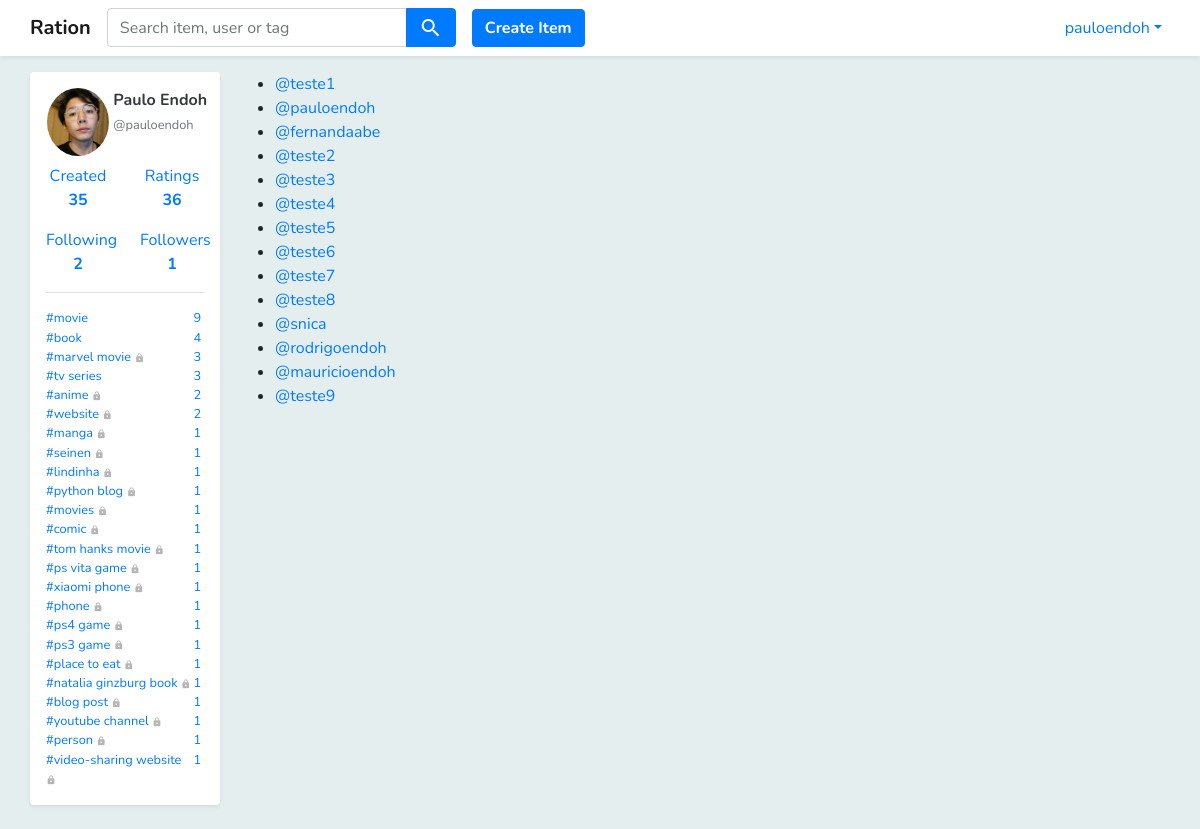
Page /users (signed in) on the earlier database version.
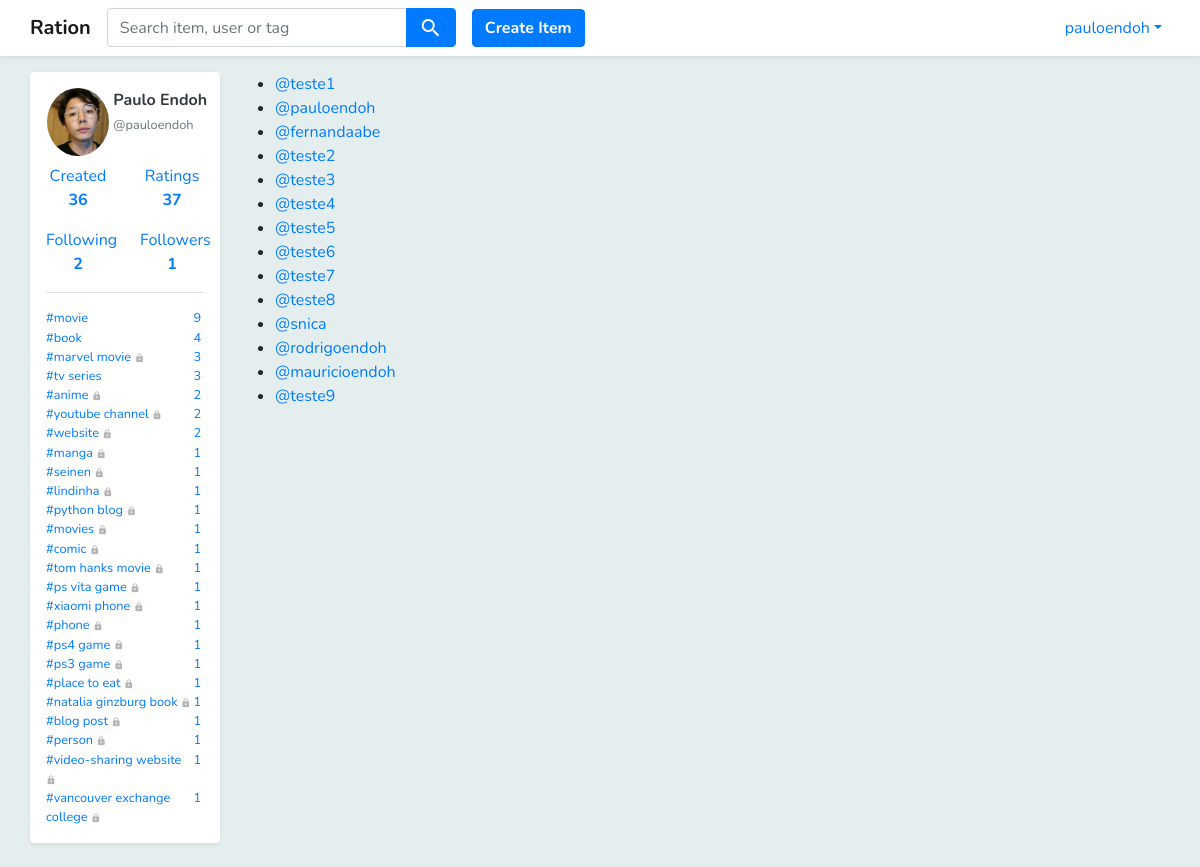
Same page on the later database version.
### core/models.py (models this page shows, shortened)
class Profile(models.Model):
    user = models.OneToOneField(
        User,
        related_name='profile',
        on_delete=models.CASCADE,
        primary_key=True
    )
    fullname = models.CharField(max_length=100)
    picture = models.ImageField(upload_to='profile_pics', blank=True, default="profile_pics/default.png")
    bio = models.TextField(null=True, blank=True)
    location = models.TextField(null=True, blank=True)
    website = models.TextField(null=True, blank=True)

class User_Item(models.Model):
    user = models.ForeignKey(User, related_name='user_items', on_delete=models.CASCADE)
    item = models.ForeignKey(Item, related_name='user_items', on_delete=models.CASCADE)
    rating = models.FloatField(validators=[MinValueValidator(1), MaxValueValidator(5)], null=True, blank=True)
    interest = models.FloatField(validators=[MinValueValidator(1), MaxValueValidator(3)], null=True, blank=True)

class Following(models.Model):
    follower = models.ForeignKey(User, on_delete=models.CASCADE)
    user_tag = models.ForeignKey(User_Tag, on_delete=models.CASCADE)

class User_Tag(models.Model):
    user = models.ForeignKey(User, on_delete=models.CASCADE)
    tag = models.ForeignKey(Tag, on_delete=models.CASCADE)
    item_count = models.IntegerField()
    is_private = models.NullBooleanField()

class Tag(models.Model):
    name = models.TextField()
    is_official = models.BooleanField(default=0)

### core/views.py (the view)
# urls.py: path('users', views.users, name='users'),
def users(request):
    user = request.user
    users = User.objects.all()
    return render(request, 'user_list.html', {'users': users,
                                              'user': user})

### core/models.py (called while the page is built)
def get_user_tag_list(self):
    user_tag_list = User_Tag.objects.filter(user=self).order_by('-item_count')
    return user_tag_list

def get_followers(self):
    followers = []
    user_tags = User_Tag.objects.filter(user=self)
    for user_tag in user_tags:
        followings = Following.objects.filter(user_tag=user_tag)
        for following in followings:
            in_list = False
            for follower in followers:
                if follower.id == following.follower.id:
                    in_list = True
            if not in_list:
                followers.append(following.follower)
    return followers

### core/templatetags/utils.py (called while the page is built)
@register.simple_tag
def get_follower_count_by_user(user):
    followers = user.get_followers()
    return len(followers)

@register.simple_tag
def get_following_count_by_user(user):
    followings = Following.objects.filter(follower=user)
    user_followings = []
    for following in followings:
        inside_list = False
        for user_following in user_followings:
            if following.user_tag.user.id == user_following.id:
                inside_list= True
        if not inside_list:
            user_followings.append(following.follower)
    return len(user_followings)

@register.simple_tag
def get_created_item_count_by_user(user):
    count = Item.objects.filter(creator=user).count()
    return count

### templates/user_list.html
{% extends "base.html" %}
{% block content %}
<div class="mt-3 pb-2 container">
    <div class="row">
        {% include 'includes/left_container.html' %}
        <div class="col-10">
            <ul>
                {% for user in users %}
                <li>
                    <a href="{% url 'user' user.username %}">@{{ user.username }}</a>
                </li>
                {% endfor %}
            </ul>
        </div>
    </div>
</div>
{% endblock %}

### templates/base.html (shortened to what this page needs)
{% load staticfiles %}
<!DOCTYPE html>
<html lang="en">
<head>
    <link rel="stylesheet" href="{% static 'styles/bootstrap.css' %}">
    <link rel="stylesheet" href="https://use.fontawesome.com/releases/v5.0.13/css/all.css">
    <link href="{% static 'styles/main.css' %}" rel="stylesheet">
</head>
<body class="body">
<div class="pt-5"></div>
<div class="pt-2"></div>
<nav class="navbar fixed-top navbar-expand-sm bg-white navbar-light shadow-sm ">
    <div class="container pl-0 pr-0 ">
        <ul class="navbar-nav mr-auto">
            <li class="nav-item ">
                <a class="navbar-brand font-weight-bold" href="{% url 'home' %}">Ration</a>
            </li>
            <li class="nav-item">
                <form method="get" action="{% url 'search' %}">
                    <div class="input-group">
                        <input id='search-box' type="text" class="form-control text-italic" name="q"
                               placeholder="Search item, user or tag" required
                               />
                        <div class="input-group-append">
                            <button class="btn btn-primary"><i class="material-icons align-middle">search</i></button>
                        </div>
                    </div>
                </form>
            </li>
            {% if request.user.is_authenticated %}
            <div class="pl-3 align-self-center">
                <a class="" href="{% url 'create_item' %}">
                    <button type="button" class="btn btn-primary rounded font-weight-bold">Create Item</button>
                </a>
            </div>
            {% endif %}
        </ul>
        <ul class="navbar-nav">
            {% if request.user.is_authenticated %}
            <li class="nav-item dropdown">
                <a class="nav-link dropdown-toggle text-primary" href="#" id="navbardrop"
                   data-toggle="dropdown">{{ request.user.username }}</a>
            </li>
            {% endif %}
        </ul>
    </div>
</nav>
{% block content %}{% endblock %}
</body>
</html>

### templates/includes/left_container.html (shortened to what this page needs)
{% load utils %}
<div class="col-2 pl-0 pr-0">
    {% if request.user.is_authenticated %}
    <div class="bg-white pl-3 pr-3 shadow-sm rounded">
        <div class="pt-3">
            {% if user.is_authenticated %}
            <div class="row">
                <div class="col-5 pl-3 pr-0">
                    <a href="{% url 'user' user.username %}">
                        <img class="rounded-circle w-100" src="/media/{{ user.profile.picture }}"/>
                    </a>
                </div>
                <div class="col-7 pl-1 pr-2">
                    <p>
                        <a href="{% url 'user' user.username %}" class="text-dark no-underline">
                            <b>{{ user.profile.fullname }}</b>
                            <br>
                            <small class="text-muted d-inline">@{{ user.username }}</small>
                        </a>
                    </p>
                </div>
            </div>
            <div class="row">
                <div class="col-6">
                    <div class="align-self-center">
                        <a class="nav-link text-center pl-0 pr-0"
                           href="{% url 'user_created_item_list' user.username %}">Created
                            <br>
                            <b>
                                {%get_created_item_count_by_user user%}
                            </b>
                        </a>
                    </div>
                </div>
                <div class="col-6">
                    <div class="align-self-center">
                        <a class="nav-link text-center pl-0 pr-0"
                           href="{% url 'rating_list' user.username %}">Ratings<br><b>{{user.user_items.all|length}}</b>
                        </a>
                    </div>
                </div>
            </div>
            <div class="row">
                <div class="col-6">
                    <div class="align-self-center">
                        <a class="nav-link text-center pl-0 pr-0" href="{% url 'following_list' user.username %}">Following
                            <br>
                            <b> {% get_following_count_by_user user %}</b>
                        </a>
                    </div>
                </div>
                <div class="col-6">
                    <div class="align-self-center">
                        <a class="nav-link text-center pl-0 pr-0"
                           href="{% url 'follower_list' user.username %}">Followers<br>
                            <b>{% get_follower_count_by_user user %}</b>
                        </a>
                    </div>
                </div>
            </div>
            <div class="mt-2 mb-3 container border-top"></div>
            <ul class="no-bullets pl-0 pb-3">
                {% for user_tag in user.get_user_tag_list %}
                {% if user_tag.user == request.user %}
                <li>
                    <small>
                        <a href="{% url 'rating_list' user.username %}?tag={{ user_tag.tag.name }}">
                            <div class="row no-gutters">
                                <div class="col-11">
                                    #{{ user_tag.tag.name }}
                                    {% if user_tag.is_private %}
                                    <i class="material-icons align-middle" style="font-size: 10px; color: #b5b5b5; ">
                                    </i>
                                    {% endif %}
                                </div>
                                <div class="col-1 text-center">
                                    {{ user_tag.item_count }}
                                </div>
                            </div>
                        </a>
                    </small>
                </li>
                {% endif %}
                {% endfor %}
            </ul>
            {% endif %}
        </div>
    </div>
    {% endif %}
</div>

### static/styles/main.css (style rules this page uses)
.no-underline:link { text-decoration:none; }
#search-box { width:300px; }
.no-bullets { list-style-type: none; }
.body { background-color: #e5eeef; }

Differences in the rows shown:
changed User_Tag "youtube channel": item_count "1" → "2"; moves up the list
added User_Tag: tag.name "vancouver exchange college", is_private True (drawn), item_count "1"
Other differences:
{{ user.user_items.all|length }}: "36" → "37"
text no longer shown: "35"
text now shown: "36"
